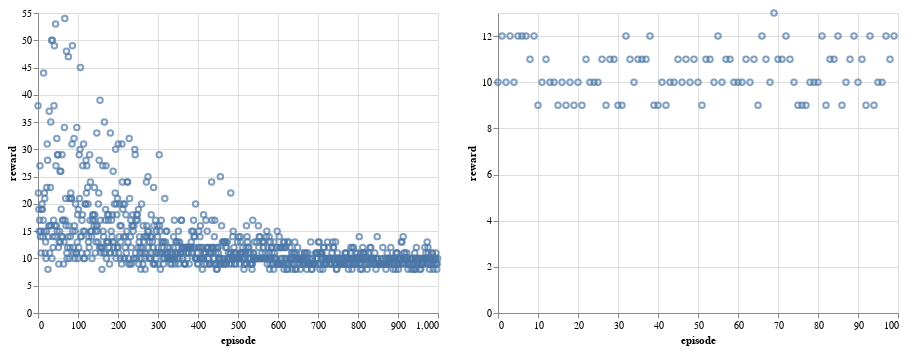

This figure's notebook cell:
### Code cell
alt.Chart(rewards_0).mark_point().encode(x="episode", y="reward") | alt.Chart(
    test_rewards_0
).mark_point().encode(x="episode", y="reward")

### Figure 1 — Vega-Lite specification as saved in the notebook (floating-point values rounded to 4 significant figures; data arrays with more than 128 entries replaced by an {"elided": "..."} marker saying what was removed)
{"config": {"view": {"continuousWidth": 400, "continuousHeight": 300}}, "hconcat": [{"data": {"name": "data-43edd1600989efad3c3c784e405215ea"}, "mark": "point", "encoding": {"x": {"type": "quantitative", "field": "episode"}, "y": {"type": "quantitative", "field": "reward"}}}, {"data": {"name": "data-ba710079cfe0f09a24a0a07713716876"}, "mark": "point", "encoding": {"x": {"type": "quantitative", "field": "episode"}, "y": {"type": "quantitative", "field": "reward"}}}], "$schema": "https://vega.github.io/schema/vega-lite/v4.8.1.json", "datasets": {"data-43edd1600989efad3c3c784e405215ea": {"elided": "1000 records"}, "data-ba710079cfe0f09a24a0a07713716876": [{"episode": 0, "reward": 10.0}, {"episode": 1, "reward": 12.0}, {"episode": 2, "reward": 10.0}, {"episode": 3, "reward": 12.0}, {"episode": 4, "reward": 10.0}, {"episode": 5, "reward": 12.0}, {"episode": 6, "reward": 12.0}, {"episode": 7, "reward": 12.0}, {"episode": 8, "reward": 11.0}, {"episode": 9, "reward": 12.0}, {"episode": 10, "reward": 9.0}, {"episode": 11, "reward": 10.0}, {"episode": 12, "reward": 11.0}, {"episode": 13, "reward": 10.0}, {"episode": 14, "reward": 10.0}, {"episode": 15, "reward": 9.0}, {"episode": 16, "reward": 10.0}, {"episode": 17, "reward": 9.0}, {"episode": 18, "reward": 10.0}, {"episode": 19, "reward": 9.0}, {"episode": 20, "reward": 10.0}, {"episode": 21, "reward": 9.0}, {"episode": 22, "reward": 11.0}, {"episode": 23, "reward": 10.0}, {"episode": 24, "reward": 10.0}, {"episode": 25, "reward": 10.0}, {"episode": 26, "reward": 11.0}, {"episode": 27, "reward": 9.0}, {"episode": 28, "reward": 11.0}, {"episode": 29, "reward": 11.0}, {"episode": 30, "reward": 9.0}, {"episode": 31, "reward": 9.0}, {"episode": 32, "reward": 12.0}, {"episode": 33, "reward": 11.0}, {"episode": 34, "reward": 10.0}, {"episode": 35, "reward": 11.0}, {"episode": 36, "reward": 11.0}, {"episode": 37, "reward": 11.0}, {"episode": 38, "reward": 12.0}, {"episode": 39, "reward": 9.0}, {"episode": 40, "reward": 9.0}, {"episode": 41, "reward": 10.0}, {"episode": 42, "reward": 9.0}, {"episode": 43, "reward": 10.0}, {"episode": 44, "reward": 10.0}, {"episode": 45, "reward": 11.0}, {"episode": 46, "reward": 10.0}, {"episode": 47, "reward": 11.0}, {"episode": 48, "reward": 10.0}, {"episode": 49, "reward": 11.0}, {"episode": 50, "reward": 10.0}, {"episode": 51, "reward": 9.0}, {"episode": 52, "reward": 11.0}, {"episode": 53, "reward": 11.0}, {"episode": 54, "reward": 10.0}, {"episode": 55, "reward": 12.0}, {"episode": 56, "reward": 10.0}, {"episode": 57, "reward": 11.0}, {"episode": 58, "reward": 11.0}, {"episode": 59, "reward": 10.0}, {"episode": 60, "reward": 10.0}, {"episode": 61, "reward": 10.0}, {"episode": 62, "reward": 11.0}, {"episode": 63, "reward": 10.0}, {"episode": 64, "reward": 11.0}, {"episode": 65, "reward": 9.0}, {"episode": 66, "reward": 12.0}, {"episode": 67, "reward": 11.0}, {"episode": 68, "reward": 10.0}, {"episode": 69, "reward": 13.0}, {"episode": 70, "reward": 11.0}, {"episode": 71, "reward": 11.0}, {"episode": 72, "reward": 12.0}, {"episode": 73, "reward": 11.0}, {"episode": 74, "reward": 10.0}, {"episode": 75, "reward": 9.0}, {"episode": 76, "reward": 9.0}, {"episode": 77, "reward": 9.0}, {"episode": 78, "reward": 10.0}, {"episode": 79, "reward": 10.0}, {"episode": 80, "reward": 10.0}, {"episode": 81, "reward": 12.0}, {"episode": 82, "reward": 9.0}, {"episode": 83, "reward": 11.0}, {"episode": 84, "reward": 11.0}, {"episode": 85, "reward": 12.0}, {"episode": 86, "reward": 9.0}, {"episode": 87, "reward": 10.0}, {"episode": 88, "reward": 11.0}, {"episode": 89, "reward": 12.0}, {"episode": 90, "reward": 10.0}, {"episode": 91, "reward": 11.0}, {"episode": 92, "reward": 9.0}, {"episode": 93, "reward": 12.0}, {"episode": 94, "reward": 9.0}, {"episode": 95, "reward": 10.0}, {"episode": 96, "reward": 10.0}, {"episode": 97, "reward": 12.0}, {"episode": 98, "reward": 11.0}, {"episode": 99, "reward": 12.0}]}}
